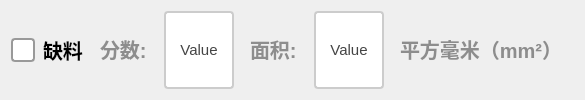
             <widget class="QWidget" name="widget_queliao" native="true">
              <layout class="QGridLayout" name="gridLayout_14">
               <item row="0" column="0">
                <layout class="QHBoxLayout" name="horizontalLayout_23" stretch="2,1,2,0,2,0">
                 <item>
                  <widget class="QCheckBox" name="ckb_queliao">
                   <property name="sizePolicy">
                    <sizepolicy hsizetype="Minimum" vsizetype="Minimum">
                     <horstretch>0</horstretch>
                     <verstretch>0</verstretch>
                    </sizepolicy>
                   </property>
                   <property name="styleSheet">
                    <string notr="true">QCheckBox {
    spacing: 8px;
    font-size: 20px;
    color: #333;
    font-weight: bold;        
    color:  rgb(0, 0, 0);       
}

/* 未选中状态 */
QCheckBox::indicator {
    width: 20px;
    height: 20px;
    border-radius: 4px; /* 方形，圆角可适当调整 */
    border: 2px solid #999;
    background: #ffffff;
}

/* 悬停效果 */
QCheckBox::indicator:hover {
    border: 2px solid #666;
}

/* 选中状态 */
QCheckBox::indicator:checked {
    border: 2px solid #2196F3;
    background-color: qradialgradient(
        cx:0.5, cy:0.5,
        radius:0.4,
        fx:0.5, fy:0.5,
        stop:0 #2196F3,
        stop:1 transparent
    );
}

/* 禁用状态 */
QCheckBox::indicator:disabled {
    border: 2px solid #ccc;
    background: #eee;
}

/* 选中时的文字颜色 */
QCheckBox:checked {
    color: #2196F3;
    font-weight: 500;
}

/* 点击动画效果 */
QCheckBox::indicator:pressed {
    border: 2px solid #1565C0;
    background-color: qradialgradient(
        cx:0.5, cy:0.5,
        radius:0.5,
        fx:0.5, fy:0.5,
        stop:0 #BBDEFB,
        stop:1 transparent
    );
}</string>
                   </property>
                   <property name="text">
                    <string>缺料</string>
                   </property>
                  </widget>
                 </item>
                 <item>
                  <widget class="QLabel" name="label_43">
                   <property name="styleSheet">
                    <string notr="true">QLabel {
       font-size: 20px;        
       font-weight: bold;        
       color:  rgb(141, 141, 141);       
       padding: 5px 5px;     
       border-bottom: 2px solid #cccccc; 
    }</string>
                   </property>
                   <property name="text">
                    <string>分数:</string>
                   </property>
                  </widget>
                 </item>
                 <item>
                  <widget class="QPushButton" name="btn_queliaoscore">
                   <property name="sizePolicy">
                    <sizepolicy hsizetype="Minimum" vsizetype="Minimum">
                     <horstretch>0</horstretch>
                     <verstretch>0</verstretch>
                    </sizepolicy>
                   </property>
                   <property name="maximumSize">
                    <size>
                     <width>100</width>
                     <height>100</height>
                    </size>
                   </property>
                   <property name="styleSheet">
                    <string notr="true">QPushButton {
    padding: 6px 14px;
    border: 2px solid #CCC;
    border-radius: 4px;
    background-color: white;
    color: #444;
    font-size: 15px; 
}

QPushButton:hover {
    border-color: #999;
    background-color: #F5F5F5;
}

QPushButton:pressed {
    border-color: #777;
    background-color: #EEE;
}</string>
                   </property>
                   <property name="text">
                    <string>Value</string>
                   </property>
                  </widget>
                 </item>
                 <item>
                  <widget class="QLabel" name="label_44">
                   <property name="styleSheet">
                    <string notr="true">QLabel {
       font-size: 20px;        
       font-weight: bold;        
       color:  rgb(141, 141, 141);       
       padding: 5px 5px;     
       border-bottom: 2px solid #cccccc; 
    }</string>
                   </property>
                   <property name="text">
                    <string>面积:</string>
                   </property>
                  </widget>
                 </item>
                 <item>
                  <widget class="QPushButton" name="btn_queliaoarea">
                   <property name="sizePolicy">
                    <sizepolicy hsizetype="Minimum" vsizetype="Minimum">
                     <horstretch>0</horstretch>
                     <verstretch>0</verstretch>
                    </sizepolicy>
                   </property>
                   <property name="maximumSize">
                    <size>
                     <width>100</width>
                     <height>100</height>
                    </size>
                   </property>
                   <property name="styleSheet">
                    <string notr="true">QPushButton {
    padding: 6px 14px;
    border: 2px solid #CCC;
    border-radius: 4px;
    background-color: white;
    color: #444;
    font-size: 15px; 
}

QPushButton:hover {
    border-color: #999;
    background-color: #F5F5F5;
}

QPushButton:pressed {
    border-color: #777;
    background-color: #EEE;
}</string>
                   </property>
                   <property name="text">
                    <string>Value</string>
                   </property>
                  </widget>
                 </item>
                 <item>
                  <widget class="QLabel" name="label_50">
                   <property name="styleSheet">
                    <string notr="true">QLabel {
       font-size: 20px;        
       font-weight: bold;        
       color:  rgb(141, 141, 141);       
       padding: 5px 5px;     
       border-bottom: 2px solid #cccccc; 
    }</string>
                   </property>
                   <property name="text">
                    <string>平方毫米（mm²）</string>
                   </property>
                  </widget>
                 </item>
                </layout>
               </item>
              </layout>
             </widget>
